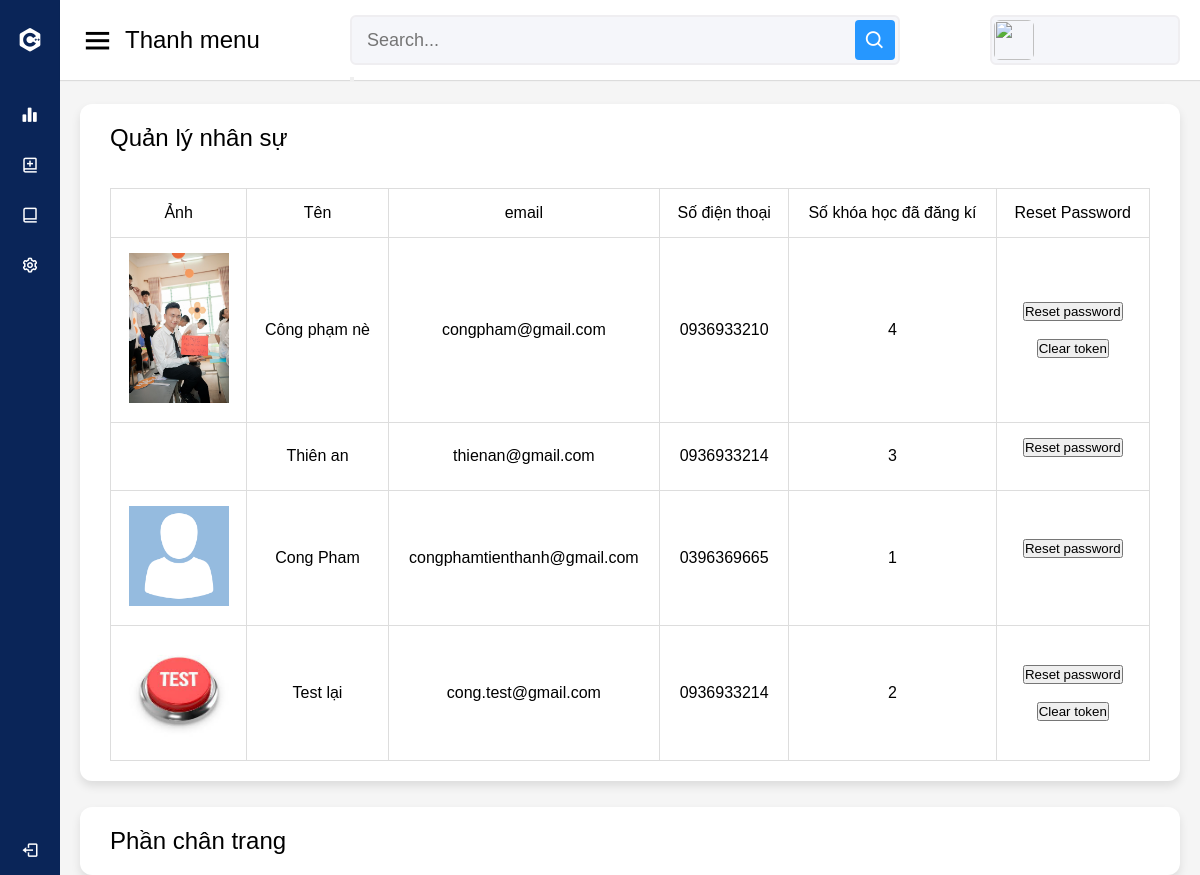
The page /admin/manage/student_manager_admin.php on the database its author committed.
### tables this page shows
CREATE TABLE `user` (
  `id_user` int(11) NOT NULL,
  `name_user` varchar(35) NOT NULL,
  `email_user` varchar(150) NOT NULL,
  `phone_number_user` varchar(15) NOT NULL,
  `image_user` varchar(150) DEFAULT 'null',
  `password` varchar(150) NOT NULL,
  `token_user` text
);

### admin/manage/student_manager_admin.php (the view, shortened to what this page needs)
<!DOCTYPE html>
<html lang="en" dir="ltr">
<head>
    <link rel="stylesheet" href="../default/style.css">
    <link href='https://unpkg.com/boxicons@2.0.7/css/boxicons.min.css' rel='stylesheet'>
    <link rel="stylesheet" type="text/css" href="https://cdnjs.cloudflare.com/ajax/libs/toastr.js/latest/css/toastr.min.css">
</head>
<body>
<?php
require "../default/option.php"
?>
<section class="home-section">
    <?php
    require "../default/user.php"
    ?>
    <div class="home-content">
        <div class="sales-boxes">
            <div class="recent-sales box">
                <div class="title">Quản lý nhân sự</div>
                <br>
                <br>
                <div class="sales-details">
                    <?php
                    require "../../public/connect_sql.php";
                    $sql = "SELECT user.id_user,name_user,email_user,phone_number_user,image_user, user.token_user, count(*)
                        FROM `user` join oder using(id_user)
                        group by user.id_user,name_user,email_user,phone_number_user,image_user;";
                    $user = mysqli_query($connection, $sql);
                    ?>
                    <table>
                        <tr>
                            <th>Ảnh</th>
                            <th>Tên</th>
                            <th>email</th>
                            <th>Số điện thoại</th>
                            <th>Số khóa học đã đăng kí</th>
                            <th>Reset Password</th>
                        </tr>
                        <?php foreach ($user as $st) { ?>
                            <tr>
                                <th>
                                    <?php if ($st['image_user'] == "null") { ?>
                                        <img width="100" src="../../public/images/default/avata.png" alt="">
                                    <?php } else { ?>
                                        <img width="100"
                                             src="../../public/images/upload/<?php echo $st['image_user'] ?>"
                                             alt="">
                                    <?php } ?>
                                </th>
                                <th>
                                    <?php echo $st['name_user'] ?>
                                </th>
                                <th>
                                    <?php echo $st['email_user'] ?>
                                </th>
                                <th>
                                    <?php echo $st['phone_number_user'] ?>
                                </th>
                                <th>
                                    <?php echo $st['count(*)'] ?>
                                </th>
                                <th>
                                    <form class="form-reset-password" method="post" action="./processing/reset_password_user.php">
                                        <button type="submit" >Reset password</button>
                                    </form>
                                    <br>
                                    <?php if($st['token_user'] != "") { ?>
                                        <form class="form-reset-token" method="post" action="./processing/reset_password_user.php">
                                            <button type="submit" >Clear token</button>
                                        </form>
                                    <?php } ?>
                                </th>
                            </tr>
                        <?php } ?>
                    </table>
                </div>
            </div>
        </div>
        <?php require "../default/footer.php" ?>
    </div>
</section>
</body>
</html>

### admin/default/style.css (style rules this page uses)
* { margin: 0; padding: 0; box-sizing: border-box; font-family: sans-serif; scroll-behavior: smooth; }
.home-section { position: relative; background: #f5f5f5; min-height: 100vh; width: calc(100% - 240px); left: 240px; transition: all 0.5s ease; }
.home-section .home-content { position: relative; padding-top: 104px; }
.home-content .sales-boxes { display: flex; justify-content: space-between; }
.home-content .sales-boxes .recent-sales { width: 100%; background: #fff; padding: 20px 30px; margin: 0 20px; border-radius: 12px; box-shadow: 0 5px 10px rgba(0, 0, 0, 0.1); }
.home-content .sales-boxes .sales-details { display: flex; align-items: center; justify-content: space-between; }
.sales-boxes .box .title { font-size: 24px; font-weight: 500; }
@media (max-width: 1240px) { .home-section { width: calc(100% - 60px); left: 60px; } }

### admin/manage/student_manager_admin.php (style rules this page uses)
table, td, th { border: 1px solid #ddd; text-align: left; }
table { border-collapse: collapse; width: 100%; }
th, td { padding: 15px; font-weight: normal; text-align: center; }

### rows shown on the page
user: image_user (picture), name_user "Công phạm nè", email_user "congpham@gmail.com", phone_number_user "0936933210", count "4"
user: name_user "Thiên an", email_user "thienan@gmail.com", phone_number_user "0936933214", count "3"
user: name_user "Cong Pham", email_user "congphamtienthanh@gmail.com", phone_number_user "0396369665", count "1"
user: image_user (picture), name_user "Test lại", email_user "cong.test@gmail.com", phone_number_user "0936933214", count "2"
